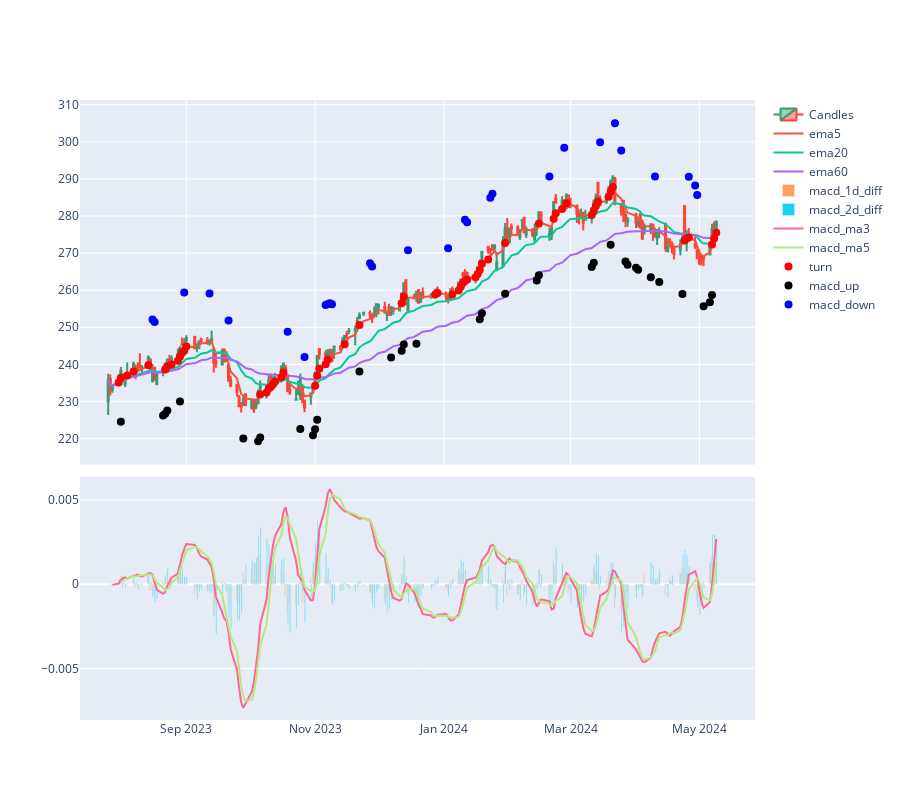
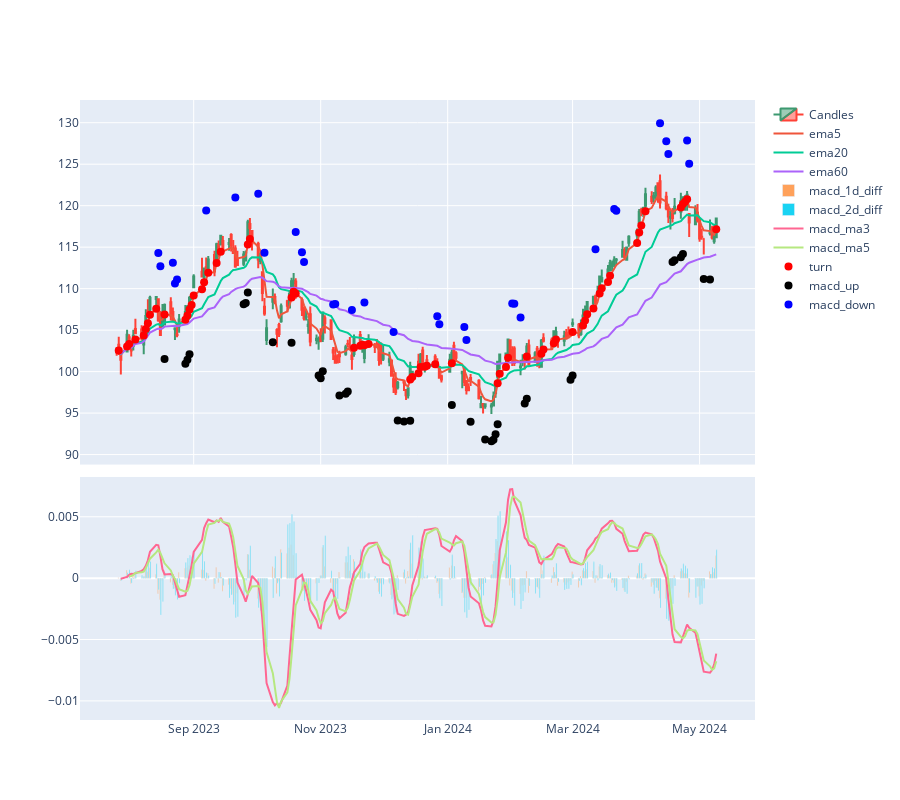
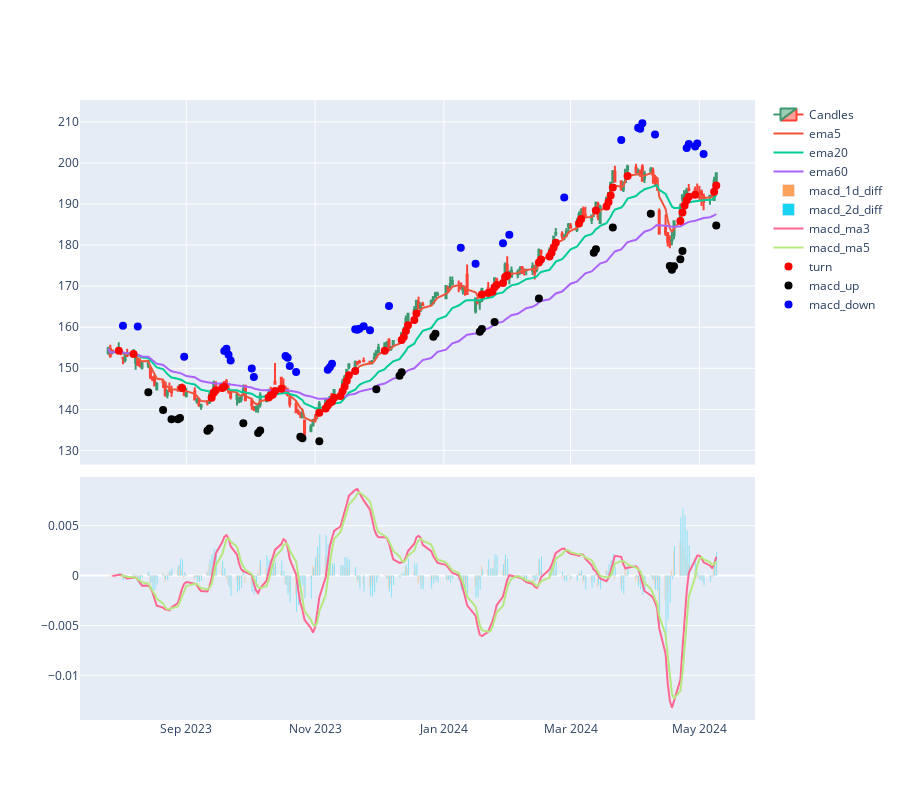
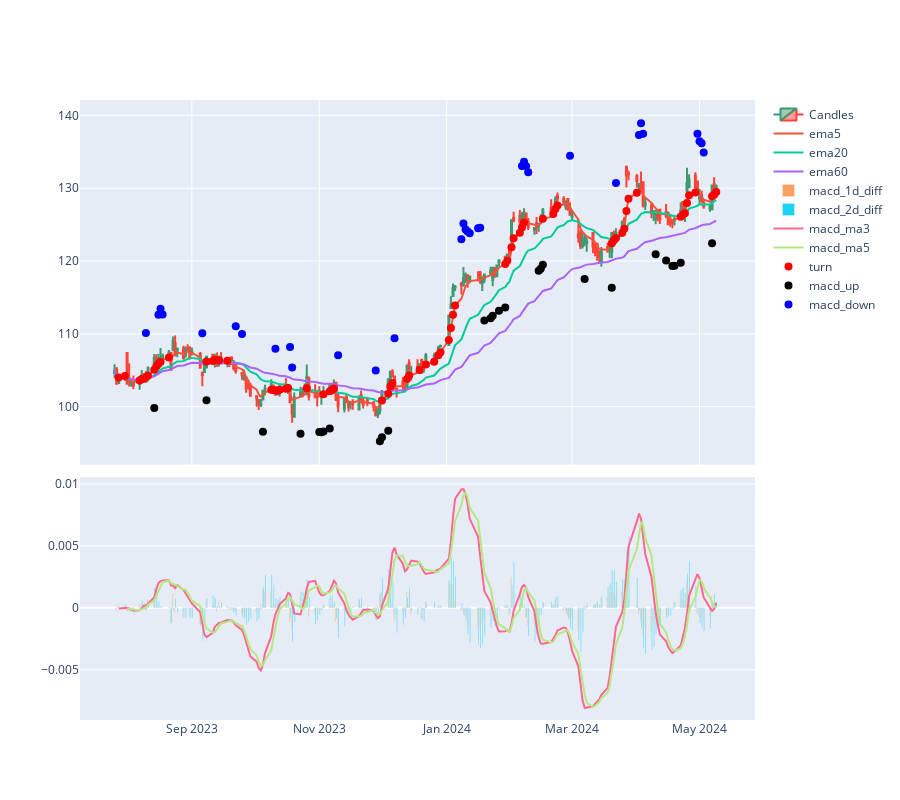

The cell these charts' notebook holds for them, in order:
### Code cell
count = 1
for ticker in ticker_list:
    stock_data = ticker_object.tickers[ticker].history(period="200d")
    stock_data = add_macd(stock_data)
    stock_data = add_moving_average(stock_data)
    stock_data = add_psar(stock_data)
    stock_data["ema_bull"] = True
    for i in ["ema5", "ema20", "ema60"]:
        stock_data[f"{i}_bull"] = stock_data[i] > stock_data[i].shift(1)
        stock_data["ema_bull"] *= stock_data[f"{i}_bull"]

    stock_data["macd_1d_up"] = (stock_data["macd_1d_diff"] > stock_data["macd_1d_diff"].shift(1)).rolling(2).sum()
    stock_data["macd_2d_up"] = (stock_data["macd_2d_diff"] > stock_data["macd_2d_diff"].shift(1)).rolling(2).sum()
    macd_up_idx = (stock_data["macd_1d_up"] >= 2) * (stock_data["macd_2d_up"] >= 2)

    stock_data["macd_1d_down"] = (stock_data["macd_1d_diff"] < stock_data["macd_1d_diff"].shift(1)).rolling(2).sum()
    stock_data["macd_2d_down"] = (stock_data["macd_2d_diff"] < stock_data["macd_2d_diff"].shift(1)).rolling(2).sum()
    macd_down_idx = (stock_data["macd_1d_down"] >= 2) * (stock_data["macd_2d_down"] >= 2)

    stock_data["macd_1d_turn"] = np.where(stock_data["macd_1d_diff"] < 0, 0, 1)
    stock_data["macd_2d_turn"] = np.where(stock_data["macd_2d_diff"] < 0, 0, 1)
    stock_data["macd_turn_signal"] = stock_data["macd_1d_turn"] * stock_data["macd_2d_turn"]
    stock_data["psar_signal"] = (stock_data["psar"] / stock_data["Close"]) < 1

    stock_data["final_signal"] = stock_data["macd_turn_signal"] * stock_data["psar_signal"]

    soft_rules = stock_data["ema_bull"] + stock_data["psar_signal"]

    turn_idx = (stock_data["macd_turn_signal"] > 0) * soft_rules

    if (sum(turn_idx.tail(2)) > 0 and sum(macd_down_idx.tail(3)) == 0 and sum(turn_idx.tail(5)) < 4):
        print(ticker)
        plot_signal(stock_data, turn_idx, macd_up_idx, macd_down_idx)
        count += 1

    # if count > 10:
    #     break
print(count)
